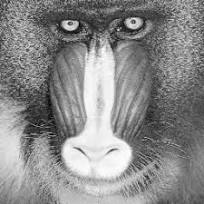
#> input picture 5thSem/signal&image processing/lab4/images.jpeg, 204 x 204 px
$ jupyter execute Viswaksena_21035_lab5.ipynb
#> lines starting #> are read from the running program, lines starting #| are printed output that depends on the picture; after the words box and inside, x2 and y2 are one past the last pixel; in counts of white or black regions, pixels touching at a corner belong together
# J Viswaksena
# AM.EN.U4AIE21035

### Q1. Read the image given along with this lab sheet. Convert it into gray scale and plot it.

[cell 1]
import numpy as np
import matplotlib.pyplot as plt
import cv2 as cv

image = cv.imread("./images.jpeg", cv.IMREAD_GRAYSCALE)
#> image is the input picture: shape (204, 204); min 0, max 255, mean 138
plt.imshow(image, cmap='gray')

[cell 2]
image.shape
#> Out = (204, 204)

### Q2. Apply thresholding to the converted image. Try changing the threshold value and plot the results. What would be the ideal threshold value?

[cell 3]
def segment(image, thresh):
    ans = np.zeros_like(image)
    for i in range(image.shape[0]):
        for j in range(image.shape[1]):
            if image[i,j]>thresh:
                ans[i,j] = 255
    return ans


num_rows = 2
num_cols = 4
fig, axes = plt.subplots(num_rows, num_cols, figsize=(15, 8))
T = 140
for i, ax in enumerate(axes.flatten()):
    threshold_value = T + (-10 + 5 * i)
    ax.imshow(segment(image, threshold_value), cmap='gray')
    ax.set_title('Threshold: {}'.format(threshold_value))
    ax.axis('off')

plt.show()
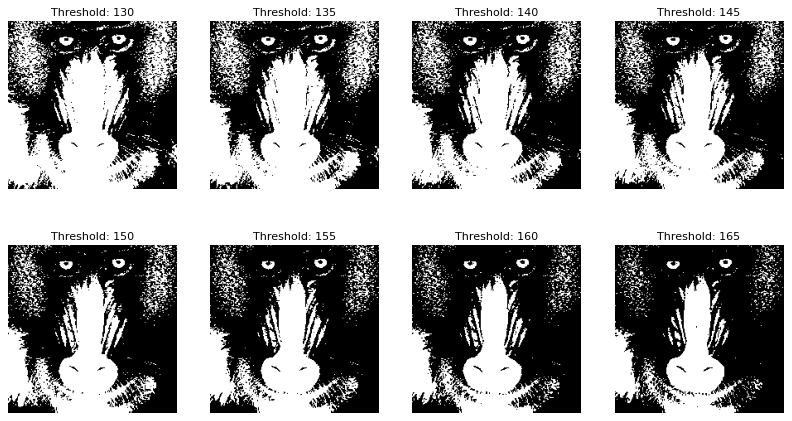
#> figure drawn by matplotlib, 8 panels

### Q3. Now try multiple thresholds to segment the image into more number of segments. When do you think this method can give good results?

[cell 4]
import numpy as np
import matplotlib.pyplot as plt

def segment_with_two_thresholds(image, thresh_low, thresh_high):
#> called with thresh_low = 100, thresh_high = 200
    ans = np.zeros_like(image)
    for i in range(image.shape[0]):
        for j in range(image.shape[1]):
            if image[i, j] < thresh_low:
                ans[i, j] = 50
            elif thresh_low <= image[i, j] <= thresh_high:
                ans[i, j] = 150
            else:
                ans[i, j] = 255
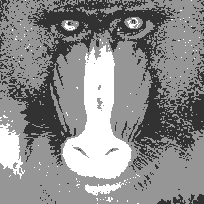
#> ans: shape (204, 204); min 50, max 255, mean 139.1
    return ans


thresh_low = 100
thresh_high = 200

segmented_image = segment_with_two_thresholds(image, thresh_low, thresh_high)

plt.subplot(1, 2, 1)
plt.imshow(image, cmap='gray')
plt.title('Original Image')

plt.subplot(1, 2, 2)
plt.imshow(segmented_image, cmap='gray')
plt.title('Segmented Image with Two Thresholds')

plt.show()
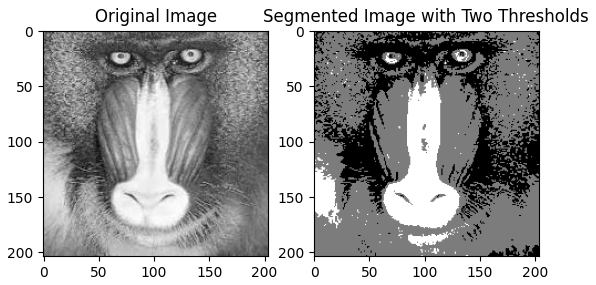
#> figure drawn by matplotlib, 2 panels

### Q4. Consider the same image and apply region growing technique and perform segmentation by giving the following parameters as input.

Initial seed point

Threshold, t

Neighbour (4 or 8)

### Q5. Try changing each of the above parameters and plot the results. Which set of parameters is giving you the best result?

[cell 5]
import cv2
import numpy as np
from queue import Queue
import matplotlib.pyplot as plt

def region_growing(image, seed, threshold, connectivity):
#> called with seed = (50, 50), threshold = 60, connectivity = 8
    rows, cols = image.shape
#> rows = 204; cols = 204
    segmented = np.zeros_like(image, dtype=np.uint8)
    visited = np.zeros_like(image, dtype=bool)

    queue = Queue()
    queue.put(seed)
    visited[seed] = True

    while not queue.empty():
        current_pixel = queue.get()

        neighbors = get_neighbors(current_pixel, rows, cols, connectivity)

        for neighbor in neighbors:
            if not visited[neighbor] and is_similar(image, seed, neighbor, threshold):
                segmented[neighbor] = 255
                visited[neighbor] = True
                queue.put(neighbor)
#> this loop made 28887 passes
#> (x in get_neighbors, y in get_neighbors) on passes 2 to 4: (49, 50), (50, 49), (50, 51)
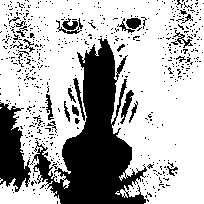
#> segmented: shape (204, 204); 69.4% white; 589 black regions (564 under 20 px), largest, box (x1, y1, x2, y2) and area: (30, 38, 147, 204) 8106, (0, 102, 31, 192) 1718, (120, 90, 134, 124) 166

    return segmented

def get_neighbors(pixel, rows, cols, connectivity):
    x, y = pixel
    if connectivity == 4:
        return [(x - 1, y), (x, y - 1), (x, y + 1), (x + 1, y)]
    elif connectivity == 8:
        return [(x - 1, y), (x, y - 1), (x, y + 1), (x + 1, y), (x - 1, y - 1), (x - 1, y + 1), (x + 1, y - 1), (x + 1, y + 1)]
    else:
        raise ValueError("Invalid connectivity value. Use 4 or 8.")

def is_similar(image, seed, pixel, threshold):
    seed_value = image[seed]
    pixel_value = image[pixel]
    return np.abs(int(seed_value) - int(pixel_value)) < threshold

image_path = './images.jpeg'
original_image = cv2.imread(image_path, cv2.IMREAD_GRAYSCALE)


seed_point = (50, 50)
threshold_value = 60
connectivity_type = 8

segmented_image = region_growing(original_image, seed_point, threshold_value, connectivity_type)

binary_segmented_image = cv2.threshold(segmented_image, 1, 255, cv2.THRESH_BINARY)[1]

plt.imshow(binary_segmented_image, cmap='gray')
plt.title('Binary Segmented Image')
plt.show()
